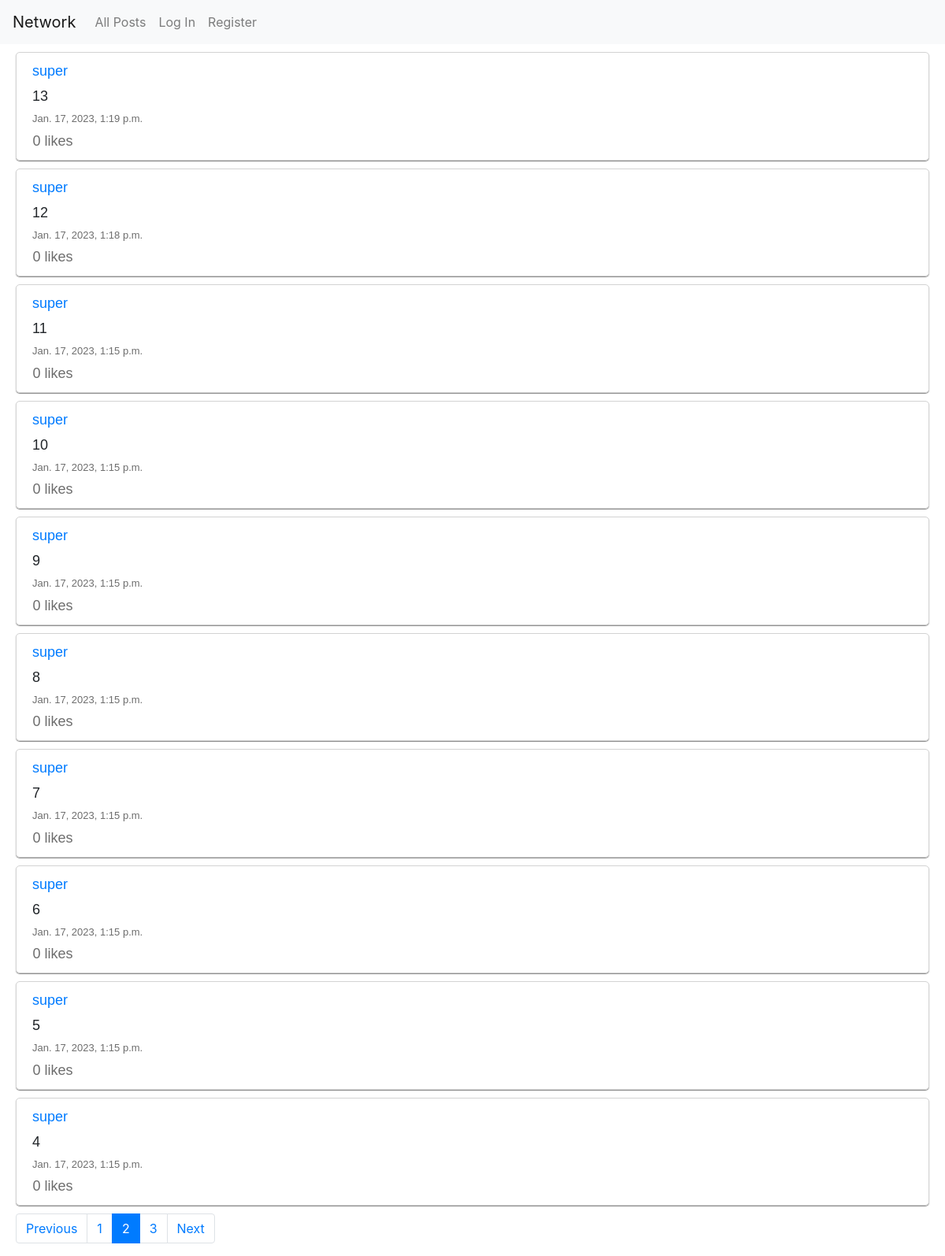
Screenshot of /?page=2 with the database file from the repository.
### network/models.py (models this page shows, shortened)
class Post(models.Model):
    content = models.CharField(default="", max_length=500)
    user = models.ForeignKey(User, on_delete=models.CASCADE, related_name="post", null=True)
    date = models.DateTimeField(null=True)
    like = models.IntegerField(default=0)

class User(AbstractUser):
    pass

### network/views.py (the view, shortened to what this page needs)
# urls.py: path("", views.index, name="index"),
def index(request):
    posts = Post.objects.all().order_by("-date")
    paginator = Paginator(posts, 10)
    page_number = request.GET.get('page')
    page_obj = paginator.get_page(page_number)
    list = [i for i in range(1,paginator.num_pages+1)]
    return render(request, "network/index.html", {
        "form" : newpost(),
        "empty" : Like.objects.none(),
        "page_obj": page_obj,
        "list": list
    })

### network/templates/network/index.html (shortened to what this page needs)
{% extends "network/layout.html" %}
{% load static %}
{% block body %}
    {% for post in page_obj %}
        <div class = "single_post">
        <div><a href="{% url 'profile' id=post.user.id %}">{{post.user}}</a></div>
        <div id="content{{post.id}}" class="p_content">{{post.content}}</div>
        <div class="date">{{post.date}}</div>
        {% if user.is_authenticated %}
        {% for liker in post.r_post.all%}
            {% if user == liker.user %}
            <div class="exist" value="{{post.id}}"></div>
            {% endif %}
        {% endfor %}
        <div id="unlike{{post.id}}" style="display: none;" class="like_button">
            <button type="button" class="btn btn-link unlike" value="{{post.id}}">
                <svg xmlns="http://www.w3.org/2000/svg" width="16" height="16" fill="red" class="bi bi-heart-fill" viewBox="0 0 16 16">
                <path fill-rule="evenodd" d="M8 1.314C12.438-3.248 23.534 4.735 8 15-7.534 4.736 3.562-3.248 8 1.314z"/>
                </svg>
            </button>
        </div>
        <div id="like{{post.id}}" style="display: block;" class="like_button">
            <button type="button" class="btn btn-link like" value="{{post.id}}">
                <svg xmlns="http://www.w3.org/2000/svg" width="16" height="16" fill="black" class="bi bi-heart" viewBox="0 0 16 16">
                    <path d="m8 2.748-.717-.737C5.6.281 2.514.878 1.4 3.053c-.523 1.023-.641 2.5.314 4.385.92 1.815 2.834 3.989 6.286 6.357 3.452-2.368 5.365-4.542 6.286-6.357.955-1.886.838-3.362.314-4.385C13.486.878 10.4.28 8.717 2.01L8 2.748zM8 15C-7.333 4.868 3.279-3.04 7.824 1.143c.06.055.119.112.176.171a3.12 3.12 0 0 1 .176-.17C12.72-3.042 23.333 4.867 8 15z"/>
                </svg>
            </button>
        </div>
        <div id="number{{post.id}}" class="like_num">{{post.like}}</div>
        {% else %}
        <div id="number{{post.id}}" class="like_num notuser">{{post.like}} likes</div>
        {% endif %}
        </div>
    {% endfor %}
    <nav aria-label="..." class="pag">
        <ul class="pagination">
            {% if page_obj.has_previous %}
            <li class="page-item">
            <a class="page-link" href="?page={{ page_obj.previous_page_number }}" tabindex="-1" aria-disabled="true">Previous</a>
            </li>
            {% endif %}
            {% for l in list %}
                {% if l == page_obj.number %}
                    <li class="page-item active" aria-current="page">
                    <a class="page-link" href="?page={{l}}">{{ l }}<span class="sr-only">(current)</span></a>
                    </li>
                {% else %}
                    <li class="page-item"><a class="page-link" href="?page={{l}}">{{l}}</a></li>
                {% endif %}
            {% endfor %}
            {% if page_obj.has_next %}
            <li class="page-item">
            <a class="page-link" href="?page={{ page_obj.next_page_number }}">Next</a>
            </li>
            {% endif %}
        </ul>
    </nav>
{% endblock %}

### network/static/network/styles1.css (style rules this page uses)
.single_post { border: 1px solid lightgray; border-radius: 5px; margin-top: 10px; margin-left: 20px; margin-right: 20px; margin-bottom: 10px; padding-top: 10px; padding-bottom: 10px; padding-left: 20px; font-family: "Helvetica"; font-style: normal; font-weight: 400; font-size: large; box-shadow: 0 1px 1px rgba(103, 103, 103, 0.8); }
.pag { margin-left: 20px; margin-top: 10px; }
.date { color: rgb(109, 109, 109); font-size: 13px; margin-bottom: 5px; }
.like_num { margin-left: -5px; color: rgb(109, 109, 109); display: inline; }
.p_content { margin-top: 5px; margin-bottom: 5px; }
.notuser { margin-left: 0.5px; }

### rows the page displays
Post: user "super", content "13", date "Jan. 17, 2023, 1:19 p.m.", like "0"
Post: user "super", content "12", date "Jan. 17, 2023, 1:18 p.m.", like "0"
Post: user "super", content "11", date "Jan. 17, 2023, 1:15 p.m.", like "0"
Post: user "super", content "10", date "Jan. 17, 2023, 1:15 p.m.", like "0"
Post: user "super", content "9", date "Jan. 17, 2023, 1:15 p.m.", like "0"
Post: user "super", content "8", date "Jan. 17, 2023, 1:15 p.m.", like "0"
Post: user "super", content "7", date "Jan. 17, 2023, 1:15 p.m.", like "0"
Post: user "super", content "6", date "Jan. 17, 2023, 1:15 p.m.", like "0"
Post: user "super", content "5", date "Jan. 17, 2023, 1:15 p.m.", like "0"
Post: user "super", content "4", date "Jan. 17, 2023, 1:15 p.m.", like "0"

### other values shown
{{ l }} "1" "3"
{{ l }} "2"
